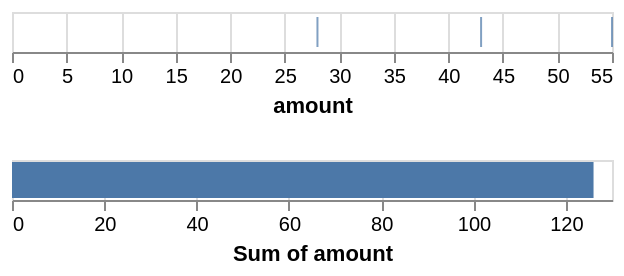

Describe this chart as a Vega-Lite specification.
### Vega-Lite specification from a JSON file in a GitHub repository (floating-point values rounded to 4 significant figures)
{"$schema": "https://vega.github.io/schema/vega-lite/v5.json", "description": "Two charts that measure one thing: a strip of ticks and a single total, each twenty deep.", "data": {"values": [{"category": "Alpha", "amount": 28, "start": 2, "end": 9}, {"category": "Beta", "amount": 55, "start": 11, "end": 18}, {"category": "Gamma", "amount": 43, "start": 21, "end": 27}]}, "vconcat": [{"mark": "tick", "encoding": {"x": {"field": "amount", "type": "quantitative"}}}, {"mark": "bar", "encoding": {"x": {"aggregate": "sum", "field": "amount"}}}]}
